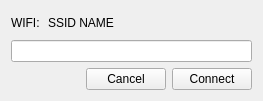
<?xml version="1.0" encoding="UTF-8"?>
<ui version="4.0">
 <class>HNPasswordDialog</class>
 <widget class="HNDialog" name="HNPasswordDialog">
  <property name="geometry">
   <rect>
    <x>0</x>
    <y>0</y>
    <width>263</width>
    <height>101</height>
   </rect>
  </property>
  <property name="windowTitle">
   <string>Password</string>
  </property>
  <layout class="QGridLayout" name="gridLayout">
   <item row="2" column="0">
    <spacer name="horizontalSpacer">
     <property name="orientation">
      <enum>Qt::Horizontal</enum>
     </property>
     <property name="sizeHint" stdset="0">
      <size>
       <width>40</width>
       <height>20</height>
      </size>
     </property>
    </spacer>
   </item>
   <item row="0" column="0">
    <widget class="QLabel" name="label">
     <property name="text">
      <string>WIFI:</string>
     </property>
    </widget>
   </item>
   <item row="1" column="0" colspan="4">
    <widget class="QLineEdit" name="lineEdit_ssid_password"/>
   </item>
   <item row="2" column="3">
    <widget class="HNPushButton" name="pushButton_ssid_connect">
     <property name="text">
      <string>Connect</string>
     </property>
    </widget>
   </item>
   <item row="0" column="1" colspan="3">
    <widget class="QLabel" name="label_ssid_name">
     <property name="text">
      <string>SSID NAME</string>
     </property>
    </widget>
   </item>
   <item row="2" column="1">
    <spacer name="horizontalSpacer_2">
     <property name="orientation">
      <enum>Qt::Horizontal</enum>
     </property>
     <property name="sizeHint" stdset="0">
      <size>
       <width>40</width>
       <height>20</height>
      </size>
     </property>
    </spacer>
   </item>
   <item row="2" column="2">
    <widget class="QPushButton" name="btnCancel">
     <property name="text">
      <string>Cancel</string>
     </property>
    </widget>
   </item>
  </layout>
 </widget>
 <customwidgets>
  <customwidget>
   <class>HNPushButton</class>
   <extends>QPushButton</extends>
   <header>hnpushbutton.h</header>
  </customwidget>
  <customwidget>
   <class>HNDialog</class>
   <extends>QWidget</extends>
   <header>hndialog.h</header>
   <container>1</container>
  </customwidget>
 </customwidgets>
 <resources/>
 <connections/>
</ui>
